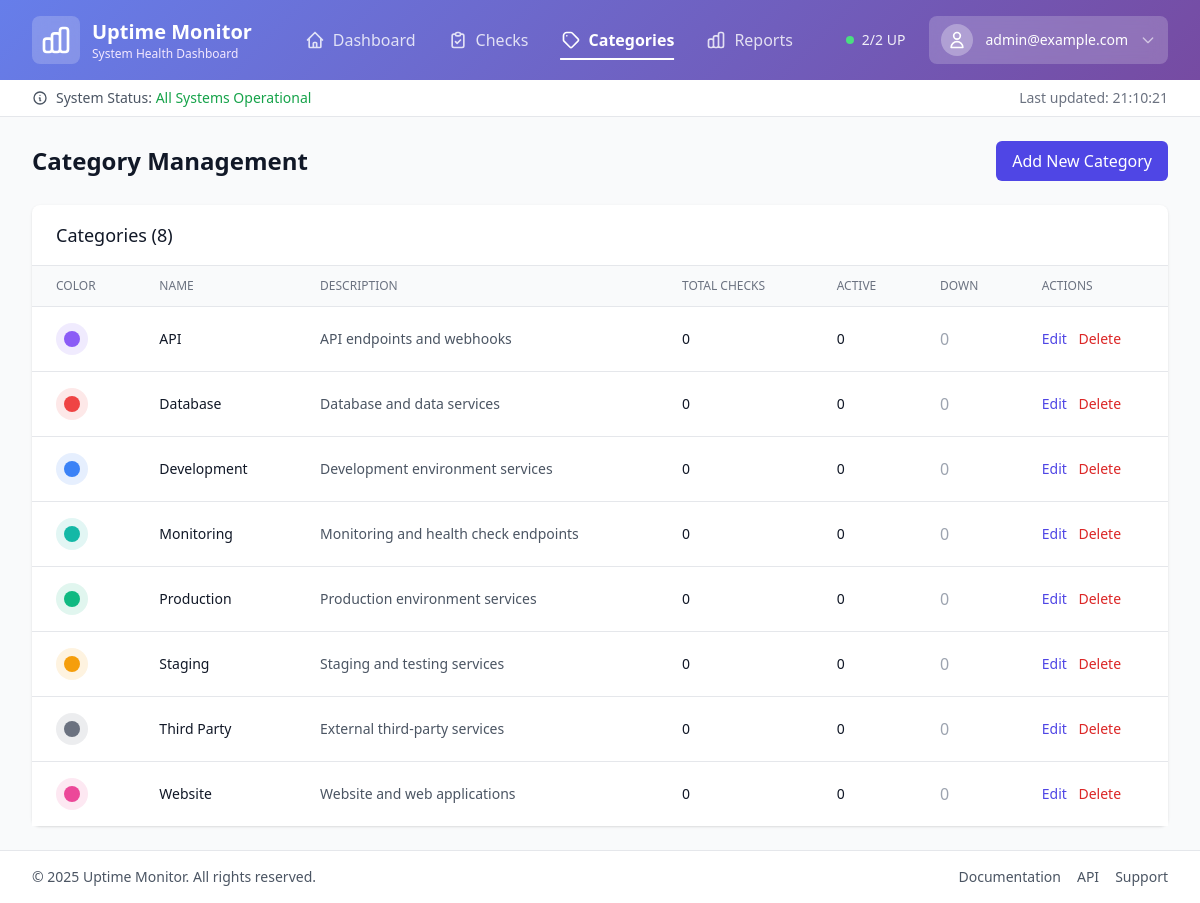
The app's page /categories.php (signed in), older data.
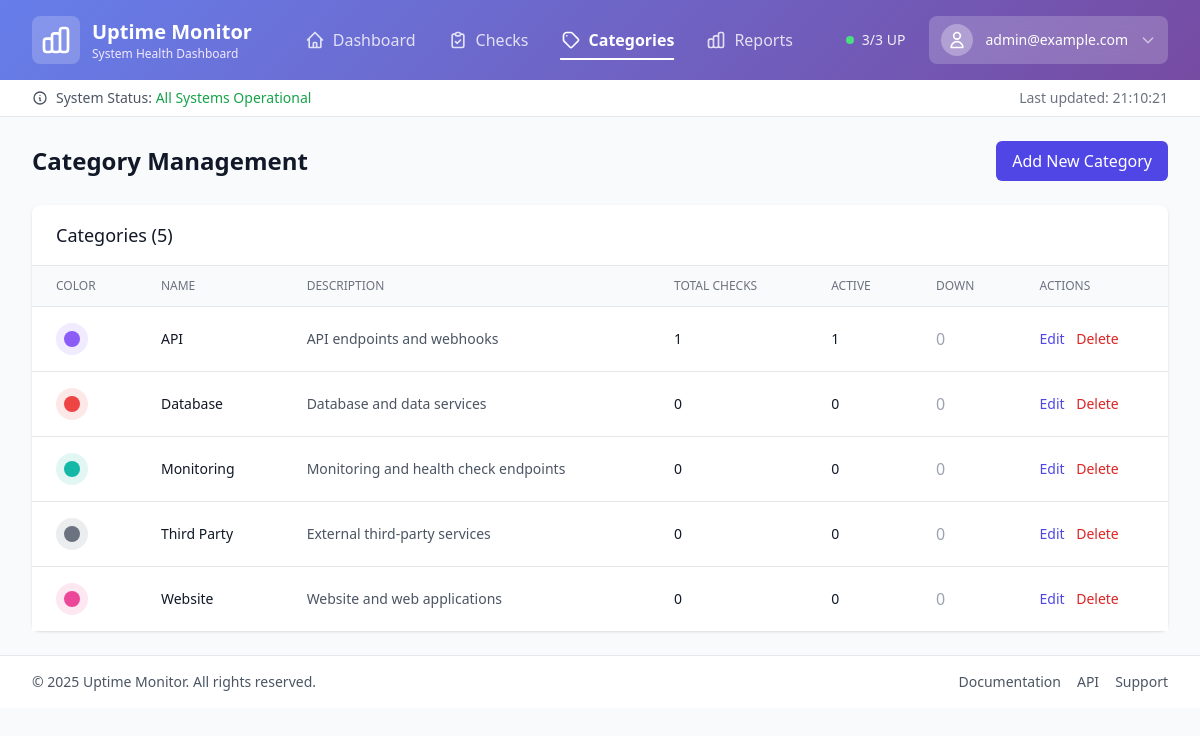
The same page, newer data.
### tables this page shows
CREATE TABLE `categories` (
  `id` int(11) NOT NULL,
  `name` varchar(50) NOT NULL,
  `color` varchar(7) DEFAULT '#6B7280',
  `icon` varchar(50) DEFAULT 'folder',
  `description` text DEFAULT NULL,
  `checks_count` int(11) DEFAULT 0,
  `created_at` timestamp NOT NULL DEFAULT current_timestamp(),
  `updated_at` timestamp NOT NULL DEFAULT current_timestamp() ON UPDATE current_timestamp()
);

### categories.php (the view, shortened to what the changed rows need)
<?php
require_once 'bootstrap.php';
$message = '';
$errors = [];
$categories = [];
try {
    $categories = $db->fetchAll("
        SELECT c.*,
               COUNT(DISTINCT ch.id) as total_checks,
               SUM(CASE WHEN ch.enabled = 1 THEN 1 ELSE 0 END) as active_checks,
               SUM(CASE WHEN ch.last_state = 'DOWN' AND ch.enabled = 1 THEN 1 ELSE 0 END) as down_checks
        FROM categories c
        LEFT JOIN checks ch ON c.id = ch.category_id
        GROUP BY c.id
        ORDER BY c.name ASC
    ");
} catch (Exception $e) {
    $errors[] = 'Failed to load categories: ' . $e->getMessage();
}
$colorOptions = [
    '#10B981' => 'Green',
    '#3B82F6' => 'Blue',
    '#8B5CF6' => 'Purple',
    '#EC4899' => 'Pink',
    '#EF4444' => 'Red',
    '#F59E0B' => 'Orange',
    '#14B8A6' => 'Teal',
    '#6B7280' => 'Gray',
    '#F97316' => 'Dark Orange',
    '#06B6D4' => 'Cyan',
    '#84CC16' => 'Lime',
    '#A855F7' => 'Violet'
];
$content = '
<div class="space-y-6">
    <div class="flex justify-between items-center">
        <h1 class="text-2xl font-bold text-gray-900">Category Management</h1>
        <button onclick="openCreateModal()"
                class="bg-indigo-600 text-white px-4 py-2 rounded-md hover:bg-indigo-700">
            Add New Category
        </button>
    </div>
    ' . $message;
$content .= '
    <div class="bg-white shadow rounded-lg">
        <div class="px-6 py-4 border-b border-gray-200">
            <h2 class="text-lg font-medium text-gray-900">Categories (' . count($categories) . ')</h2>
        </div>
        <div class="overflow-x-auto">
            <table class="min-w-full divide-y divide-gray-200">
                <thead class="bg-gray-50">
                    <tr>
                        <th class="px-6 py-3 text-left text-xs font-medium text-gray-500 uppercase">Color</th>
                        <th class="px-6 py-3 text-left text-xs font-medium text-gray-500 uppercase">Name</th>
                        <th class="px-6 py-3 text-left text-xs font-medium text-gray-500 uppercase">Description</th>
                        <th class="px-6 py-3 text-left text-xs font-medium text-gray-500 uppercase">Total Checks</th>
                        <th class="px-6 py-3 text-left text-xs font-medium text-gray-500 uppercase">Active</th>
                        <th class="px-6 py-3 text-left text-xs font-medium text-gray-500 uppercase">Down</th>
                        <th class="px-6 py-3 text-left text-xs font-medium text-gray-500 uppercase">Actions</th>
                    </tr>
                </thead>
                <tbody class="bg-white divide-y divide-gray-200">';
if (empty($categories)) {
    $content .= '
                    <tr>
                        <td colspan="7" class="px-6 py-8 text-center text-gray-500">
                            No categories found. Click "Add New Category" to create your first category.
                        </td>
                    </tr>';
} else {
    foreach ($categories as $category) {
        $content .= '
                    <tr>
                        <td class="px-6 py-4">
                            <div class="w-8 h-8 rounded-full flex items-center justify-center"
                                 style="background-color: ' . $category['color'] . '20;">
                                <div class="w-4 h-4 rounded-full" style="background-color: ' . $category['color'] . ';"></div>
                            </div>
                        </td>
                        <td class="px-6 py-4">
                            <div class="text-sm font-medium text-gray-900">' . htmlspecialchars($category['name']) . '</div>
                        </td>
                        <td class="px-6 py-4">
                            <div class="text-sm text-gray-600">' .
                            (empty($category['description']) ? '<span class="text-gray-400">-</span>' : htmlspecialchars($category['description'])) . '</div>
                        </td>
                        <td class="px-6 py-4 text-sm text-gray-900">' . $category['total_checks'] . '</td>
                        <td class="px-6 py-4 text-sm text-gray-900">' . ($category['active_checks'] ?? 0) . '</td>
                        <td class="px-6 py-4">
                            ' . ($category['down_checks'] > 0
                                ? '<span class="badge bg-red-100 text-red-800">' . $category['down_checks'] . '</span>'
                                : '<span class="text-gray-400">0</span>') . '
                        </td>
                        <td class="px-6 py-4 text-sm space-x-2">
                            <button onclick="openEditModal(' . htmlspecialchars(json_encode($category)) . ')"
                                    class="text-indigo-600 hover:text-indigo-900">Edit</button>
                            <button onclick="deleteCategory(' . $category['id'] . ', \'' . htmlspecialchars($category['name'], ENT_QUOTES) . '\', ' . $category['total_checks'] . ')"
                                    class="text-red-600 hover:text-red-900">Delete</button>
                        </td>
                    </tr>';
    }
}
$content .= '
                </tbody>
            </table>
        </div>
    </div>
</div>
<div id="categoryModal" class="hidden fixed inset-0 bg-gray-600 bg-opacity-50 overflow-y-auto h-full w-full z-50">
    <div class="relative top-20 mx-auto p-5 border w-96 shadow-lg rounded-md bg-white">
        <h3 id="modalTitle" class="text-lg font-bold text-gray-900 mb-4">Add New Category</h3>
        <form id="categoryForm" method="POST">
            <input type="hidden" name="csrf_token" value="' . $auth->getCsrfToken() . '">
            <input type="hidden" name="action" id="formAction" value="create">
            <input type="hidden" name="category_id" id="categoryId" value="">
            <div class="space-y-4">
                <div>
                    <label for="name" class="block text-sm font-medium text-gray-700">Category Name</label>
                    <input type="text" id="name" name="name" required maxlength="50"
                           class="mt-1 block w-full px-3 py-2 border border-gray-300 rounded-md focus:outline-none focus:ring-indigo-500 focus:border-indigo-500">
                </div>
                <div>
                    <label for="color" class="block text-sm font-medium text-gray-700">Color</label>
                    <div class="mt-1 flex items-center space-x-2">
                        <input type="color" id="color" name="color" value="#6B7280"
                               class="h-10 w-20 border border-gray-300 rounded cursor-pointer">
                        <select id="colorPreset" onchange="document.getElementById(\'color\').value = this.value"
                                class="flex-1 px-3 py-2 border border-gray-300 rounded-md focus:outline-none focus:ring-indigo-500 focus:border-indigo-500">
                            <option value="">Select preset color...</option>';
foreach ($colorOptions as $hex => $name) {
    $content .= '<option value="' . $hex . '" style="color: ' . $hex . ';">● ' . $name . '</option>';
}
$content .= '
                        </select>
                    </div>
                </div>
            </div>
        </form>
    </div>
</div>
<script>
function openCreateModal() {
    document.getElementById("modalTitle").textContent = "Add New Category";
    document.getElementById("formAction").value = "create";
    document.getElementById("categoryId").value = "";
    document.getElementById("name").value = "";
    document.getElementById("color").value = "#6B7280";
    document.getElementById("colorPreset").value = "";
    document.getElementById("icon").value = "";
    document.getElementById("description").value = "";
    document.getElementById("submitText").textContent = "Create Category";
    document.getElementById("categoryModal").classList.remove("hidden");
}
function openEditModal(category) {
    document.getElementById("modalTitle").textContent = "Edit Category";
    document.getElementById("formAction").value = "update";
    document.getElementById("categoryId").value = category.id;
    document.getElementById("name").value = category.name;
    document.getElementById("color").value = category.color;
    document.getElementById("colorPreset").value = category.color;
    document.getElementById("icon").value = category.icon || "";
    document.getElementById("description").value = category.description || "";
    document.getElementById("submitText").textContent = "Update Category";
    document.getElementById("categoryModal").classList.remove("hidden");
}
function closeModal() {
    document.getElementById("categoryModal").classList.add("hidden");
}
function deleteCategory(id, name, checkCount) {
    if (checkCount > 0) {
        alert(`Cannot delete "${name}": ${checkCount} check(s) are using this category. Please reassign them first.`);
        return;
    }
    if (confirm(`Are you sure you want to delete category "${name}"?`)) {
        const form = document.createElement("form");
        form.method = "POST";
        form.innerHTML = `
            <input type="hidden" name="csrf_token" value="' . $auth->getCsrfToken() . '">
            <input type="hidden" name="action" value="delete">
            <input type="hidden" name="category_id" value="${id}">
        `;
        document.body.appendChild(form);
        form.submit();
    }
}
// Close modal when clicking outside
document.getElementById("categoryModal").addEventListener("click", function(e) {
    if (e.target === this) {
        closeModal();
    }
});
// Visual feedback for color selection
document.getElementById("color").addEventListener("change", function() {
    document.getElementById("colorPreset").value = this.value;
});
</script>';
renderTemplate('Category Management', $content);

### bootstrap.php (shortened to what the changed rows need)
<?php
$isCLI = php_sapi_name() === 'cli';
$config = require __DIR__ . '/config/config.php';
date_default_timezone_set($config['app']['timezone']);
spl_autoload_register(function ($class) {
    $file = __DIR__ . '/lib/' . $class . '.php';
});
try {
    $db = Database::getInstance($config);
} catch (Exception $e) {
    error_log('Database initialization failed: ' . $e->getMessage());
    if (ini_get('display_errors')) {
        die('Database connection failed: ' . $e->getMessage());
    } else {
        http_response_code(500);
        die('Database connection failed. Please check configuration.');
    }
}
if (!$isCLI) {
    $auth = new Auth($db, $config);
}
function renderTemplate(string $title, string $content, bool $requireAuth = true): void {
    global $auth, $config, $db;
    if ($requireAuth) {
        $auth->requireAuth();
    }
    $user = $auth->getCurrentUser();
    $csrfToken = $auth->getCsrfToken();
    $currentPage = basename($_SERVER['PHP_SELF'], '.php');
    $stats = [];
    if ($user) {
        try {
            $stats = [
                'total_checks' => $db->fetchColumn("SELECT COUNT(*) FROM checks WHERE enabled = 1") ?: 0,
                'checks_up' => $db->fetchColumn("SELECT COUNT(*) FROM checks WHERE enabled = 1 AND last_state = 'UP'") ?: 0,
                'checks_down' => $db->fetchColumn("SELECT COUNT(*) FROM checks WHERE enabled = 1 AND last_state = 'DOWN'") ?: 0,
                'open_incidents' => $db->fetchColumn("SELECT COUNT(*) FROM incidents WHERE status = 'OPEN'") ?: 0,
            ];
        } catch (Exception $e) {
        }
    }
    echo "<!DOCTYPE html>
<html lang=\"en\">
<head>
    <title>{$title} - Uptime Monitor</title>
    <script src=\"https://cdn.tailwindcss.com\"></script>
</head>
<body class=\"bg-gray-50\">
    <header class=\"header-gradient shadow-lg\">
        <div class=\"max-w-7xl mx-auto px-4 sm:px-6 lg:px-8\">
            <div class=\"flex justify-between items-center py-4\">
                <div class=\"flex items-center space-x-4\">
                    <div class=\"flex items-center space-x-3\">
                        <div>
                            <h1 class=\"text-xl font-bold text-white\">Uptime Monitor</h1>
                        </div>
                    </div>
                </div>
                " . ($user ? "
                    <a href=\"/dashboard.php\" class=\"nav-link text-white/80 hover:text-white " . ($currentPage === 'dashboard' ? 'active' : '') . "\">
                    </a>
                    <a href=\"/checks.php\" class=\"nav-link text-white/80 hover:text-white " . ($currentPage === 'checks' ? 'active' : '') . "\">
                    </a>
                    <a href=\"/categories.php\" class=\"nav-link text-white/80 hover:text-white " . ($currentPage === 'categories' ? 'active' : '') . "\">
                    </a>
                    <a href=\"/reports.php\" class=\"nav-link text-white/80 hover:text-white " . ($currentPage === 'reports' ? 'active' : '') . "\">
                    </a>
                <div class=\"flex items-center space-x-6\">
                    <div class=\"hidden lg:flex items-center space-x-4 text-white/90\">
                        " . (!empty($stats) ? "
                        <div class=\"flex items-center space-x-2\">
                            <div class=\"w-2 h-2 rounded-full " . ($stats['checks_down'] > 0 ? 'bg-red-400 pulse-red' : 'bg-green-400 pulse-green') . "\"></div>
                            <span class=\"text-sm font-medium\">{$stats['checks_up']}/{$stats['total_checks']} UP</span>
                        </div>
                        " . ($stats['checks_down'] > 0 ? "
                            <span class=\"text-sm bg-red-500 text-white px-2 py-1 rounded-full font-medium\">{$stats['checks_down']} DOWN</span>
                        " : "") .
                        ($stats['open_incidents'] > 0 ? "
                            <span class=\"text-sm bg-yellow-500 text-white px-2 py-1 rounded-full font-medium\">{$stats['open_incidents']} Incidents</span>
                        " : "") : "") . "
                    </div>
                            <span class=\"text-sm text-white font-medium hidden md:block\">{$user['email']}</span>
                                <p class=\"text-sm font-medium text-gray-900 truncate\">{$user['email']}</p>
                </div>
                " : "
                ") . "
            </div>
        </div>
    </header>
    " . (!empty($stats) && $user ? "
                    <span>System Status: " . ($stats['checks_down'] > 0 ?
                        '<span class="text-red-600 font-medium">Issues Detected</span>' :
                        '<span class="text-green-600 font-medium">All Systems Operational</span>') . "</span>
                    Last updated: <span id=\"last-updated\">" . date('H:i:s') . "</span>
    " : "") . "
    <main class=\"max-w-7xl mx-auto py-6 px-4 sm:px-6 lg:px-8\">
        {$content}
    </main>
                    &copy; " . date('Y') . " Uptime Monitor. All rights reserved.
        window.csrfToken = '{$csrfToken}';
</body>
</html>";
}

Row changes from the older to the newer data that the page shows:
removed categories: id "2", name "Staging", description "Staging and testing services", total_checks "0", active_checks "0"
removed categories: name "Development", description "Development environment services", total_checks "0", active_checks "0"
removed categories: name "Production", description "Production environment services", total_checks "0", active_checks "0"
computed for categories "API": total_checks "0" → "1"; active_checks "0" → "1"
Text that changed along with them:
$stats['checks_up']: (not shown) → "3"
$stats['total_checks']: (not shown) → "3"
count($categories): "8" → "5"
